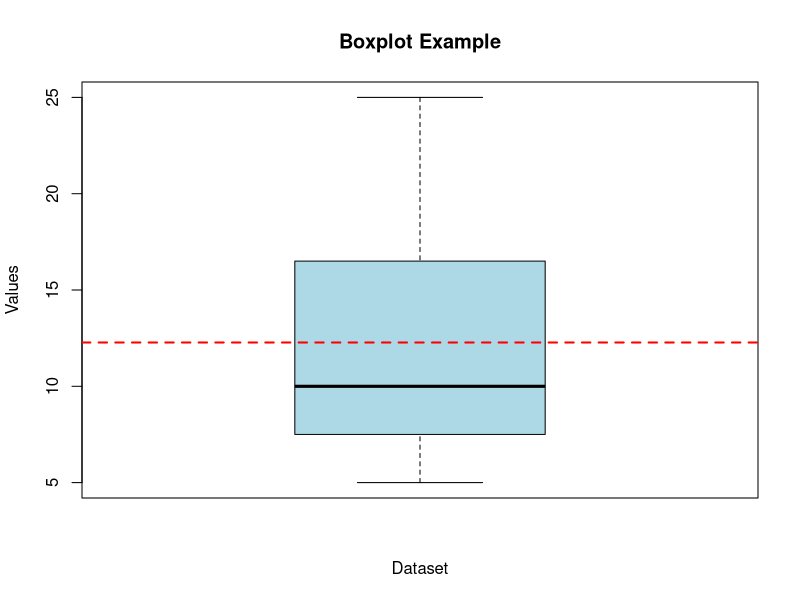

Recreate this plot in R. (Note: this script raises an error after producing the figure.)
#Box plot in R
# Boxplots are used to visualize the distribution of data,
# showing the median, quartiles, and potential outliers.
getwd()
setwd(':D/rprogramms6005')
# Create sample data
data <- c(7, 8, 5, 6, 9, 10, 12, 15, 18, 20, 25)

# Basic boxplot
boxplot(data,
        main = "Boxplot Example",     # Title of the plot
        xlab = "Dataset",             # Label for X-axis
        ylab = "Values",              # Label for Y-axis
        col = "lightblue")            # Box color

# Add horizontal line at the mean for reference
abline(h = mean(data), col = "red", lwd = 2, lty = 2)

# Example with multiple groups
group1 <- c(5, 6, 7, 8, 9)
group2 <- c(10, 12, 14, 16, 18)
group3 <- c(20, 22, 24, 26, 28)

# Combine into a list
group_data

dev.off()
